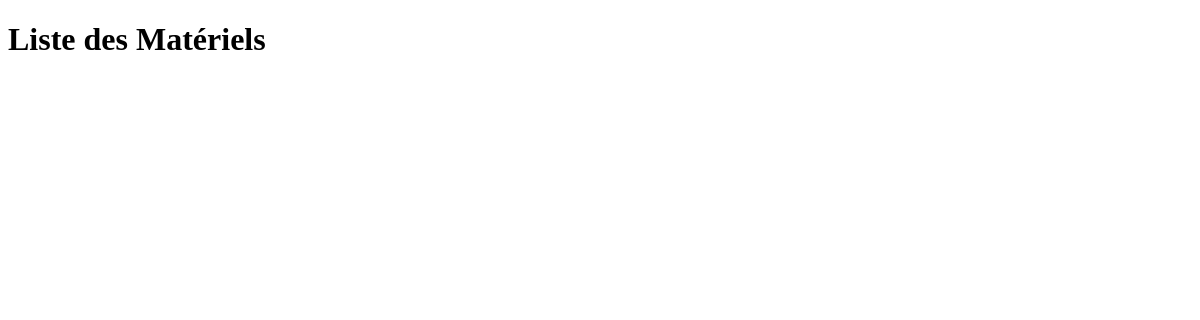
The page /materiel/historique_materiel/ on the database as committed earlier.
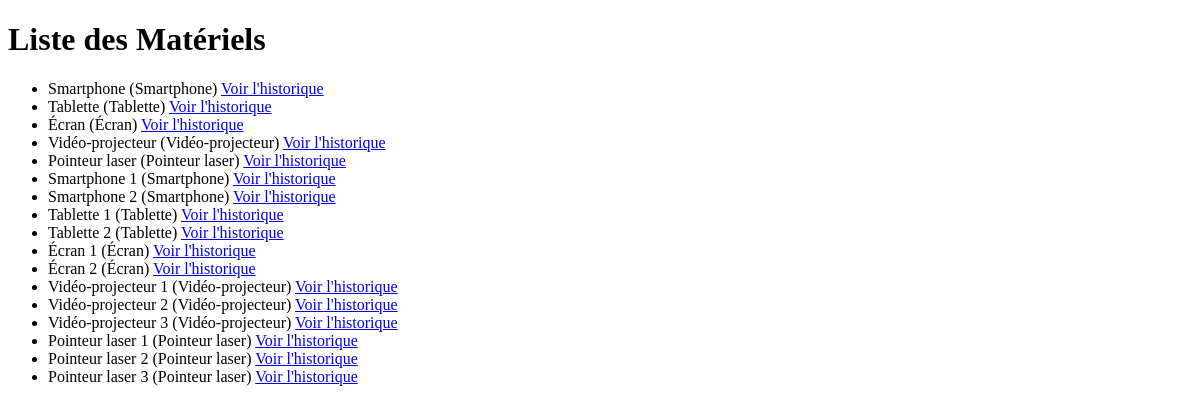
The same page on the database as committed later.
### materiel/models.py (models this page shows, shortened)
class Materiel(models.Model):
    BUDGET_CHOICES = [
        ('COURANT', 'Budget courant'),
        ('PROJETS', 'Budget projets'),
        ('EXCEPTIONNEL', 'Budget financements exceptionnels')
    ]
    nom = models.CharField(max_length=100)
    type = models.CharField(max_length=100)
    budget = models.CharField(max_length=20, choices=BUDGET_CHOICES)
    responsable = models.ForeignKey(Enseignant, on_delete=models.CASCADE, related_name='responsable_materiel')
    localisation = models.ForeignKey(Salle, on_delete=models.CASCADE)
    possesseur = models.ForeignKey(Enseignant, on_delete=models.CASCADE, related_name='possesseur_materiel')
    accessoires = models.TextField()

### materiel/views.py (the view)
# urls.py: path('historique_materiel/', views.liste_materiels, name='historique_materiel'),
def liste_materiels(request):
    materiels = Materiel.objects.all()
    return render(request, 'liste_materiels.html', {'materiels': materiels})

### materiel/templates/liste_materiels.html (shortened to what this page needs)
<!DOCTYPE html>
<html>
<head>
</head>
<body>
    <h1>Liste des Matériels</h1>
    <ul>
        {% for materiel in materiels %}
        <li>
            {{ materiel.nom }} ({{ materiel.type }})
            <a href="{% url 'historique_materiel_detail' materiel_id=materiel.id %}">Voir l'historique</a>
        </li>
        {% endfor %}
    </ul>
</body>
</html>

Rows that differ between the two databases and show on the page:
added Materiel: nom "Smartphone", type "Smartphone"
added Materiel: nom "Tablette", type "Tablette"
added Materiel: nom "Écran", type "Écran"
added Materiel: nom "Vidéo-projecteur", type "Vidéo-projecteur"
added Materiel: nom "Pointeur laser", type "Pointeur laser"
added Materiel: nom "Smartphone 1", type "Smartphone"
added Materiel: nom "Smartphone 2", type "Smartphone"
added Materiel: nom "Tablette 1", type "Tablette"
added Materiel: nom "Tablette 2", type "Tablette"
added Materiel: nom "Écran 1", type "Écran"
added Materiel: nom "Écran 2", type "Écran"
added Materiel: nom "Vidéo-projecteur 1", type "Vidéo-projecteur"
added Materiel: nom "Vidéo-projecteur 2", type "Vidéo-projecteur"
added Materiel: nom "Vidéo-projecteur 3", type "Vidéo-projecteur"
added Materiel: nom "Pointeur laser 1", type "Pointeur laser"
added Materiel: nom "Pointeur laser 2", type "Pointeur laser"
added Materiel: nom "Pointeur laser 3", type "Pointeur laser"
